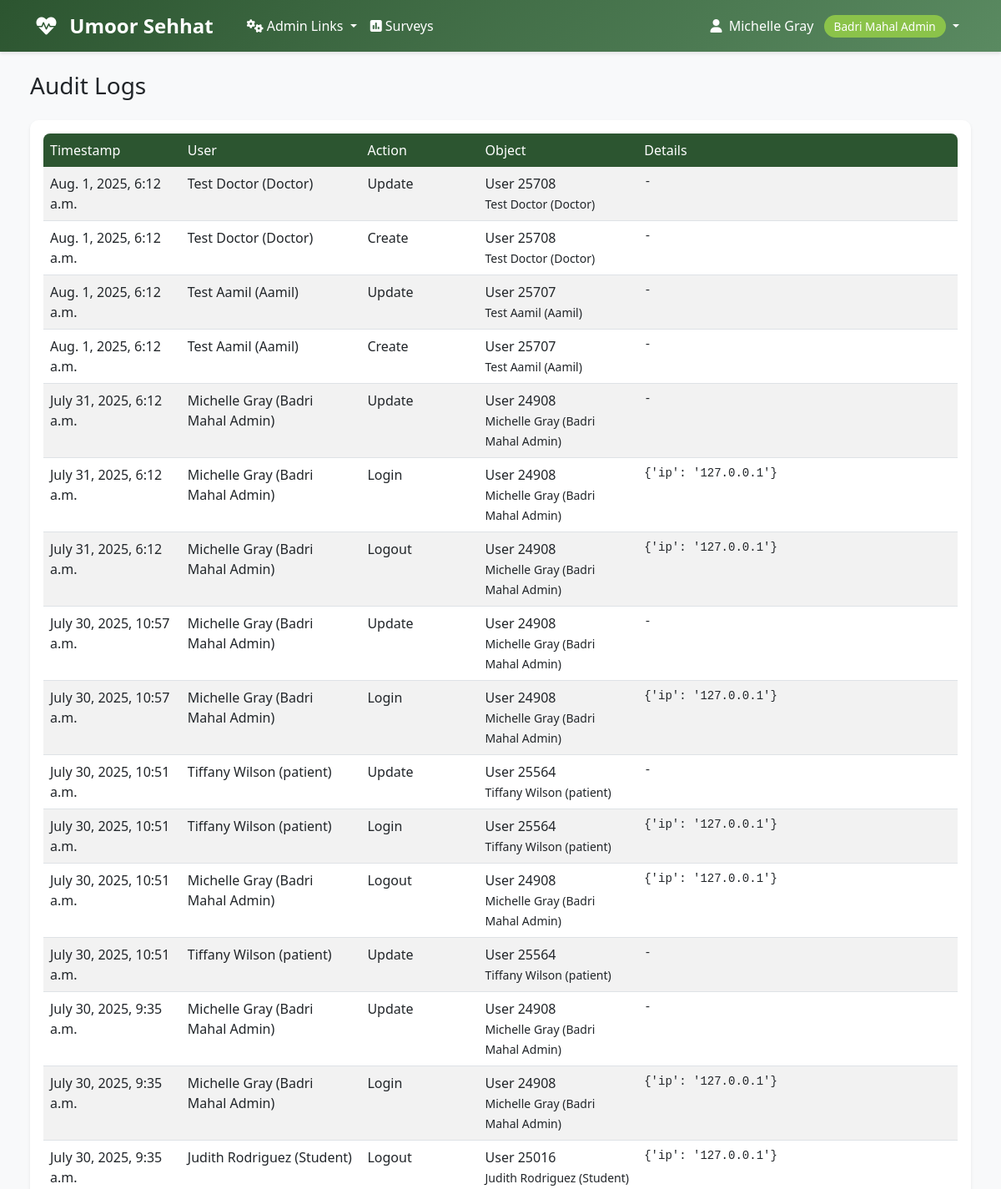
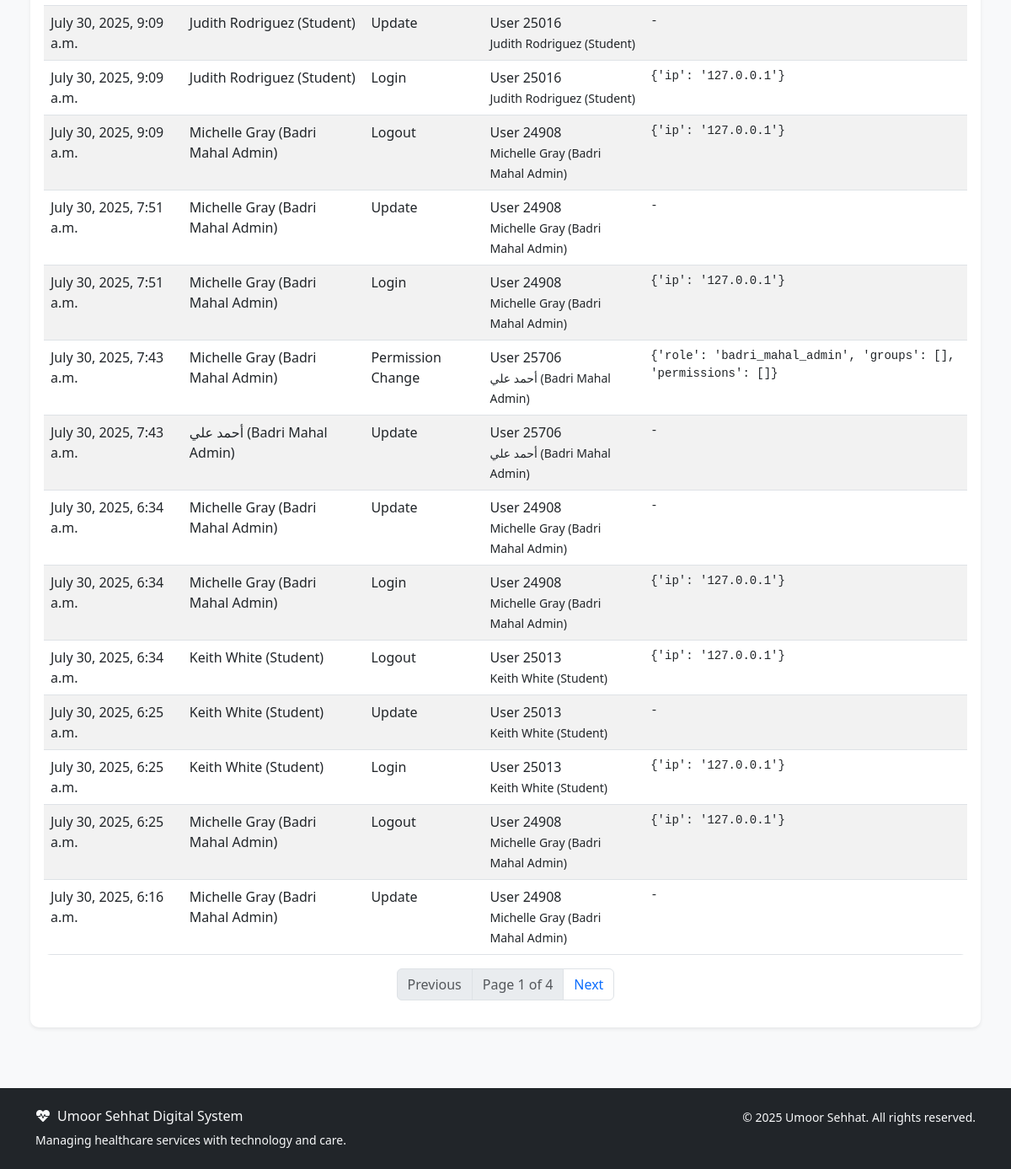
/accounts/audit-logs/ (signed in), run on an earlier commit of the app's database (2 pictures, top to bottom).
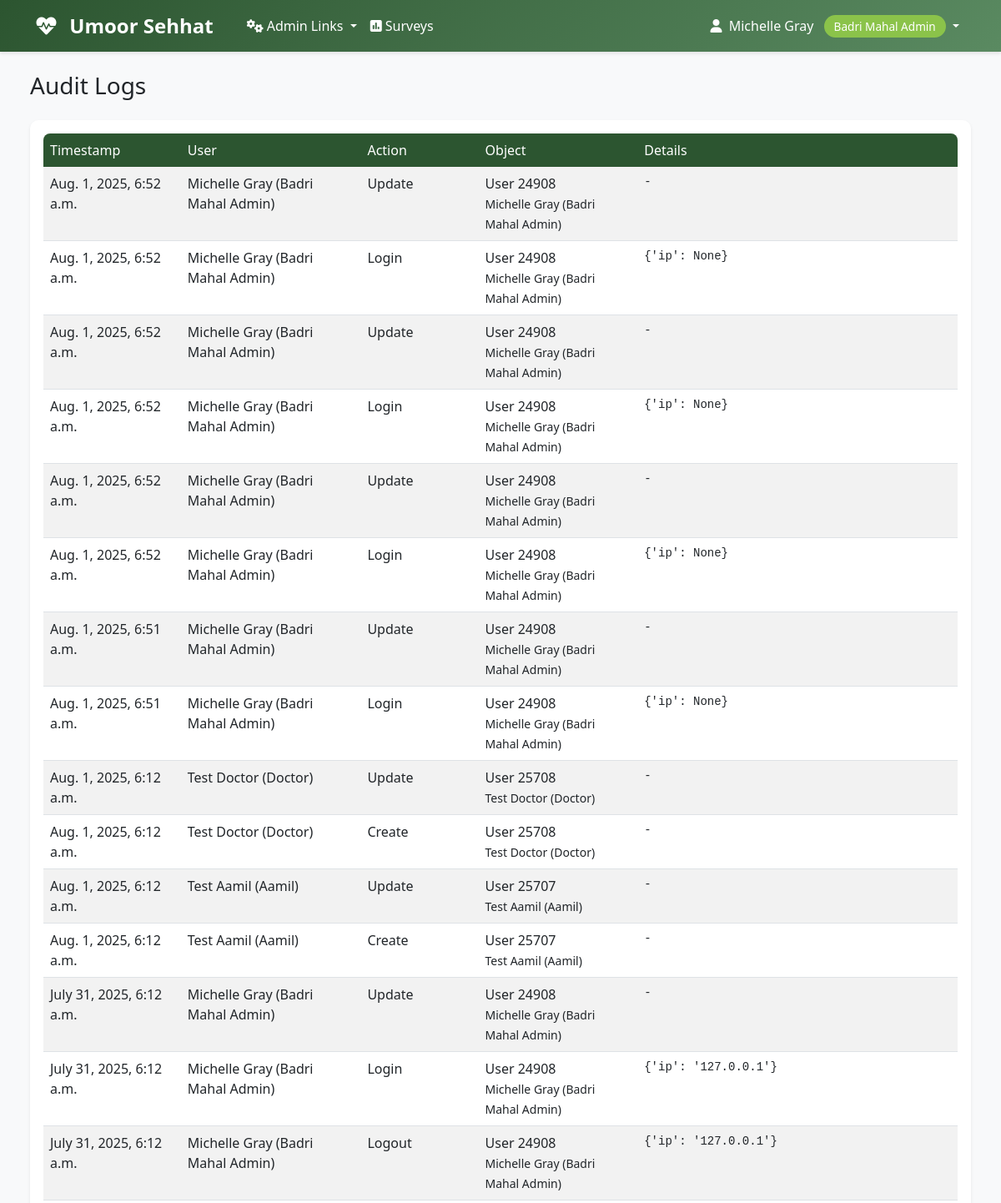
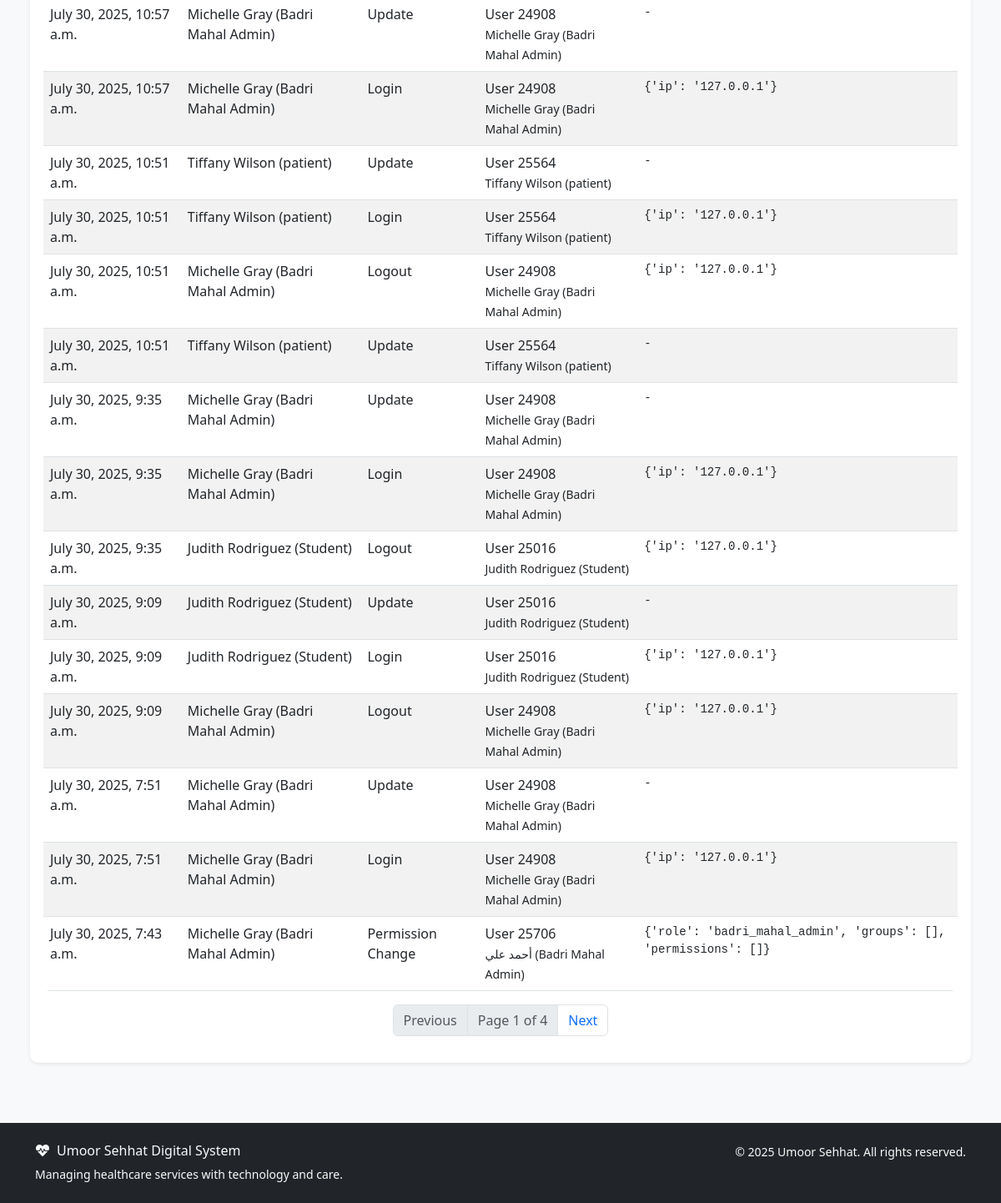
And on a later commit of the database (2 pictures, top to bottom).
### accounts/models.py (models this page shows, shortened)
class AuditLog(models.Model):
    ACTION_CHOICES = [
        ('create', 'Create'),
        ('update', 'Update'),
        ('delete', 'Delete'),
        ('login', 'Login'),
        ('logout', 'Logout'),
        ('permission_change', 'Permission Change'),
        ('other', 'Other'),
    ]
    user = models.ForeignKey(User, on_delete=models.SET_NULL, null=True, blank=True, related_name='audit_logs')
    action = models.CharField(max_length=32, choices=ACTION_CHOICES)
    object_type = models.CharField(max_length=64, blank=True, null=True)
    object_id = models.CharField(max_length=64, blank=True, null=True)
    object_repr = models.CharField(max_length=256, blank=True, null=True)
    timestamp = models.DateTimeField(auto_now_add=True)
    extra_data = models.JSONField(blank=True, null=True)
    class Meta:
        ordering = ['-timestamp']
        verbose_name = 'Audit Log'
        verbose_name_plural = 'Audit Logs'

class User(AbstractUser):
    ROLE_CHOICES = [
        ('aamil', 'Aamil'),
        ('moze_coordinator', 'Moze Coordinator'),
        ('doctor', 'Doctor'),
        ('student', 'Student'),
        ('badri_mahal_admin', 'Badri Mahal Admin'),
    ]
    role = models.CharField(max_length=20, choices=ROLE_CHOICES, default='student')
    its_id = models.CharField(
        max_length=8,
        unique=True,
        null=True,
        blank=True,
        validators=[RegexValidator(
            regex=r'^\d{8}$',
            message='ITS ID must be exactly 8 digits',
            code='invalid_its_id'
        )],
        help_text='8-digit ITS ID'
    )
    phone_number = models.CharField(max_length=15, blank=True, null=True)
    profile_photo = models.URLField(blank=True, null=True)
    arabic_name = models.CharField(max_length=100, blank=True, null=True)
    age = models.PositiveIntegerField(blank=True, null=True)
    verified_certificate = models.FileField(upload_to='certificates/', blank=True, null=True)
    specialty = models.CharField(max_length=100, blank=True, null=True)
    college = models.CharField(max_length=100, blank=True, null=True)  # For students
    specialization = models.CharField(max_length=100, blank=True, null=True)  # For students
    created_at = models.DateTimeField(auto_now_add=True)
    updated_at = models.DateTimeField(auto_now=True)
    def __str__(self):
        return f"{self.get_full_name()} ({self.get_role_display()})"
    def get_full_name(self):
        if self.arabic_name:
            return self.arabic_name
        return super().get_full_name() or self.username
    @property
    def is_aamil(self):
        return self.role == 'aamil'
    @property
    def is_moze_coordinator(self):
        return self.role == 'moze_coordinator'
    @property
    def is_doctor(self):
        return self.role == 'doctor'
    @property
    def is_student(self):
        return self.role == 'student'
    @property
    def is_admin(self):
        return self.role == 'badri_mahal_admin' or self.is_superuser
    class Meta:
        verbose_name = 'User'
        verbose_name_plural = 'Users'
        ordering = ['first_name', 'last_name']

### accounts/views.py (the view)
# urls.py: path('audit-logs/', views.AuditLogListView.as_view(), name='audit_log_list'),
class AuditLogListView(LoginRequiredMixin, UserPassesTestMixin, TemplateView):
    template_name = 'accounts/audit_log_list.html'
    paginate_by = 30
    def test_func(self):
        return self.request.user.is_admin
    def get_context_data(self, **kwargs):
        context = super().get_context_data(**kwargs)
        logs = AuditLog.objects.select_related('user').all()
        paginator = Paginator(logs, self.paginate_by)
        page_number = self.request.GET.get('page')
        page_obj = paginator.get_page(page_number)
        context['page_obj'] = page_obj
        return context

### templates/accounts/audit_log_list.html (shortened to what this page needs)
{% extends 'base.html' %}
{% block content %}
<div class="container-fluid px-2 px-md-4">
    <h1 class="h3 mb-4">Audit Logs</h1>
    <div class="card shadow-sm">
        <div class="card-body">
            <div class="table-responsive">
                <table class="table table-striped table-hover">
                    <thead>
                        <tr>
                            <th>Timestamp</th>
                            <th>User</th>
                            <th>Action</th>
                            <th>Object</th>
                            <th>Details</th>
                        </tr>
                    </thead>
                    <tbody>
                        {% for log in page_obj %}
                        <tr>
                            <td>{{ log.timestamp }}</td>
                            <td>{{ log.user|default:'-' }}</td>
                            <td>{{ log.get_action_display }}</td>
                            <td>{{ log.object_type }} {{ log.object_id }}<br><small>{{ log.object_repr }}</small></td>
                            <td><pre style="white-space: pre-wrap; word-break: break-all;">{{ log.extra_data|default:'-' }}</pre></td>
                        </tr>
                        {% empty %}
                        <tr><td colspan="5" class="text-center">No audit logs found.</td></tr>
                        {% endfor %}
                    </tbody>
                </table>
            </div>
            <nav>
                <ul class="pagination justify-content-center">
                    {% if page_obj.has_previous %}
                        <li class="page-item"><a class="page-link" href="?page={{ page_obj.previous_page_number }}">Previous</a></li>
                    {% else %}
                        <li class="page-item disabled"><span class="page-link">Previous</span></li>
                    {% endif %}
                    <li class="page-item disabled"><span class="page-link">Page {{ page_obj.number }} of {{ page_obj.paginator.num_pages }}</span></li>
                    {% if page_obj.has_next %}
                        <li class="page-item"><a class="page-link" href="?page={{ page_obj.next_page_number }}">Next</a></li>
                    {% else %}
                        <li class="page-item disabled"><span class="page-link">Next</span></li>
                    {% endif %}
                </ul>
            </nav>
        </div>
    </div>
</div>
{% endblock %}

What changed in the data, as far as the page shows it:
no longer on this page (row unchanged): AuditLog: timestamp "July 30, 2025, 7:43 a.m.", user "أحمد علي (Badri Mahal Admin)", action "Update", object_type "User", object_id "25706", object_repr "أحمد علي (Badri Mahal Admin)", extra_data "-"
no longer on this page (row unchanged): AuditLog: timestamp "July 30, 2025, 6:34 a.m.", user "Michelle Gray (Badri Mahal Admin)", action "Update", object_type "User", object_id "24908", object_repr "Michelle Gray (Badri Mahal Admin)", extra_data "-"
no longer on this page (row unchanged): AuditLog: timestamp "July 30, 2025, 6:34 a.m.", user "Michelle Gray (Badri Mahal Admin)", action "Login", object_type "User", object_id "24908", object_repr "Michelle Gray (Badri Mahal Admin)", extra_data "{'ip': '127.0.0.1'}"
no longer on this page (row unchanged): AuditLog: timestamp "July 30, 2025, 6:34 a.m.", user "Keith White (Student)", action "Logout", object_type "User", object_id "25013", object_repr "Keith White (Student)", extra_data "{'ip': '127.0.0.1'}"
no longer on this page (row unchanged): AuditLog: timestamp "July 30, 2025, 6:25 a.m.", user "Keith White (Student)", action "Update", object_type "User", object_id "25013", object_repr "Keith White (Student)", extra_data "-"
no longer on this page (row unchanged): AuditLog: timestamp "July 30, 2025, 6:25 a.m.", user "Keith White (Student)", action "Login", object_type "User", object_id "25013", object_repr "Keith White (Student)", extra_data "{'ip': '127.0.0.1'}"
no longer on this page (row unchanged): AuditLog: timestamp "July 30, 2025, 6:25 a.m.", user "Michelle Gray (Badri Mahal Admin)", action "Logout", object_type "User", object_id "24908", object_repr "Michelle Gray (Badri Mahal Admin)", extra_data "{'ip': '127.0.0.1'}"
no longer on this page (row unchanged): AuditLog: timestamp "July 30, 2025, 6:16 a.m.", user "Michelle Gray (Badri Mahal Admin)", action "Update", object_type "User", object_id "24908", object_repr "Michelle Gray (Badri Mahal Admin)", extra_data "-"
added AuditLog: timestamp "Aug. 1, 2025, 6:52 a.m.", user "Michelle Gray (Badri Mahal Admin)", action "Update", object_type "User", object_id "24908", object_repr "Michelle Gray (Badri Mahal Admin)", extra_data "-"
added AuditLog: timestamp "Aug. 1, 2025, 6:52 a.m.", user "Michelle Gray (Badri Mahal Admin)", action "Login", object_type "User", object_id "24908", object_repr "Michelle Gray (Badri Mahal Admin)", extra_data "{'ip': None}"
added AuditLog: timestamp "Aug. 1, 2025, 6:52 a.m.", user "Michelle Gray (Badri Mahal Admin)", action "Update", object_type "User", object_id "24908", object_repr "Michelle Gray (Badri Mahal Admin)", extra_data "-"
added AuditLog: timestamp "Aug. 1, 2025, 6:52 a.m.", user "Michelle Gray (Badri Mahal Admin)", action "Login", object_type "User", object_id "24908", object_repr "Michelle Gray (Badri Mahal Admin)", extra_data "{'ip': None}"
added AuditLog: timestamp "Aug. 1, 2025, 6:52 a.m.", user "Michelle Gray (Badri Mahal Admin)", action "Update", object_type "User", object_id "24908", object_repr "Michelle Gray (Badri Mahal Admin)", extra_data "-"
added AuditLog: timestamp "Aug. 1, 2025, 6:52 a.m.", user "Michelle Gray (Badri Mahal Admin)", action "Login", object_type "User", object_id "24908", object_repr "Michelle Gray (Badri Mahal Admin)", extra_data "{'ip': None}"
added AuditLog: timestamp "Aug. 1, 2025, 6:51 a.m.", user "Michelle Gray (Badri Mahal Admin)", action "Update", object_type "User", object_id "24908", object_repr "Michelle Gray (Badri Mahal Admin)", extra_data "-"
added AuditLog: timestamp "Aug. 1, 2025, 6:51 a.m.", user "Michelle Gray (Badri Mahal Admin)", action "Login", object_type "User", object_id "24908", object_repr "Michelle Gray (Badri Mahal Admin)", extra_data "{'ip': None}"
